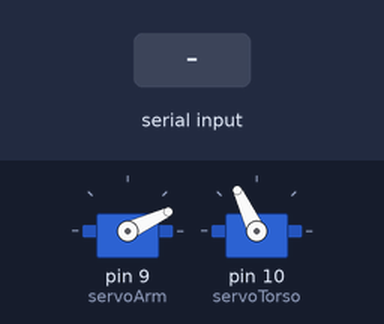
The sketch below on a simulated Arduino Uno, built with avr-gcc and run on an emulated ATmega328P. Parts: 2 × servo. The test bench sets the inputs (shaded band).

Above: at 1.2 s.
1.3 s: "armUp" received over Serial
At 2.77 s:
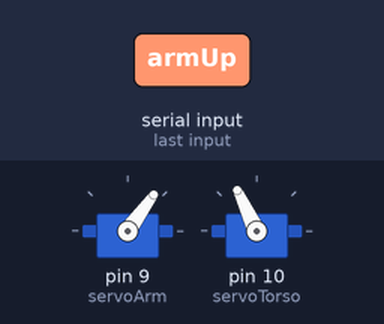
At 4.1 s:
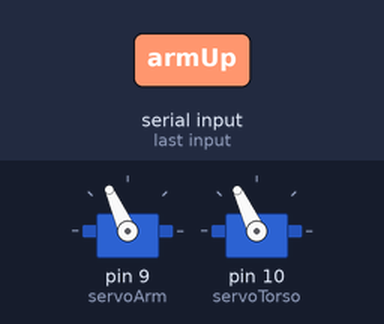
4.3 s: "bowDown" received over Serial
At 7.1 s:
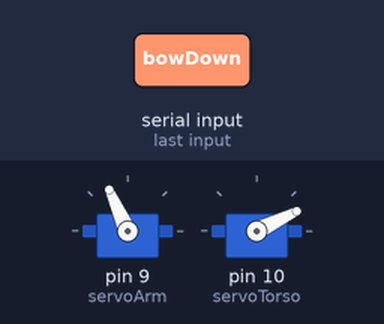
7.3 s: "armDown" received over Serial
10.3 s: "bowUp" received over Serial
Timing chart, 0 to 14.1 s (numbered marks = the images above; inputs shaded):
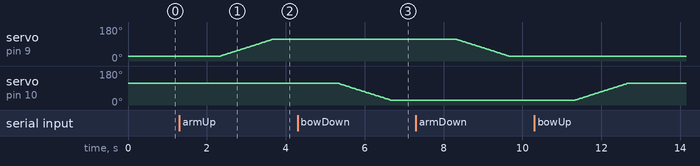

The sketch:

servo_arduino.ino
```cpp
#include <Servo.h>

Servo servoArm;          // Define arm servo
Servo servoTorso;        // Define torso servo

int armDownAngle;
int armUpAngle;
int torsoDownAngle;
int torsoUpAngle;

bool isArmUp = false;
bool isArmDown = true;
bool isTorsoUp = true;
bool isTorsoDown = false;

void setup() {
  // initializers for servo and connection
  servoArm.attach(9);  // Set left servo to digital pin 10
  servoTorso.attach(10);  // Set right servo to digital pin 9
  Serial.begin(9600);

  // initializers for variables
  armDownAngle = 25;
  armUpAngle = 115;
  torsoDownAngle = 25;
  torsoUpAngle = 115;

  // set initial angles for servos
  servoArm.write(armDownAngle);
  servoTorso.write(torsoUpAngle);
}

void loop() {
//  armUp();
//  armDown();
}

void serialEvent() {
  if (Serial.available() > 0) {
    String sentValue = Serial.readString();
    sentValue.trim();

    if (sentValue.equals("armUp")) {
      if (!isArmUp) {
        isArmUp = true;
        isArmDown = false;
        armUp();
      }
    } else if (sentValue.equals("armDown")) {
      if (!isArmDown) {
        isArmUp = false;
        isArmDown = true;
        armDown();
      }
    } else if (sentValue.equals("bowDown")) {
      if (!isTorsoDown) {
        isTorsoUp = false;
        isTorsoDown = true;
        bowDown();
      }
    } else if (sentValue.equals("bowUp")) {
      if (!isTorsoUp) {
        isTorsoUp = true;
        isTorsoDown = false;
        bowUp();
      }
    }
  }
}

// Motion routines for arm up, arm down, bow up, and bow down
void armUp() {
  for(int pos = armDownAngle; pos < armUpAngle; pos++)
  {
    servoArm.write(pos);
    delay(15);
  }
}

void armDown() {
  for(int pos = armUpAngle; pos > armDownAngle; pos--)
  {
    servoArm.write(pos);
    delay(15);
  }
}

void bowUp() {
  for(int pos = torsoDownAngle; pos < torsoUpAngle; pos++)
  {
    servoTorso.write(pos);
    delay(15);
  }
}

void bowDown() {
  for(int pos = torsoUpAngle; pos > torsoDownAngle; pos--)
  {
    servoTorso.write(pos);
    delay(15);
  }
}
```

Measured:
- after the input at 1.3 s, servo on pin 9 (servoArm): moves from 25° to 114° over 1.3 s, starting after 1.0 s
- after the input at 4.3 s, servo on pin 10 (servoTorso): moves from 115° to 26° over 1.3 s, starting after 1.0 s
